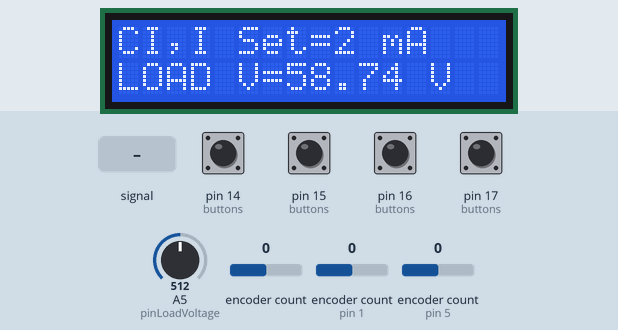
Simulated run of this sketch. Board: Arduino Uno, built with avr-gcc and run on an emulated ATmega328P. Parts: 16×2 character LCD. The inputs (shaded band) are chosen by the test bench; at power-on: pin 14 (buttons), pin 15 (buttons), pin 16 (buttons), pin 17 (buttons) HIGH, encoder count (sensors on pin 1, pin 5) 0, A5 (pinLoadVoltage) = 512, encoder count 0.

Above: at 1.3 s.
1.4 s: pin 16 (buttons) pulled LOW for 0.15 s
At 2.4 s:
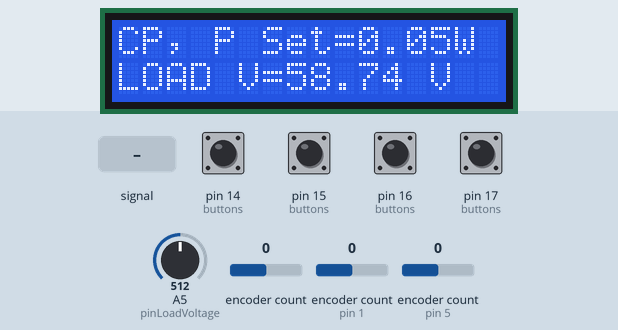
3.4 s: encoder count (sensor on pin 1) set to 1
At 5.1 s:
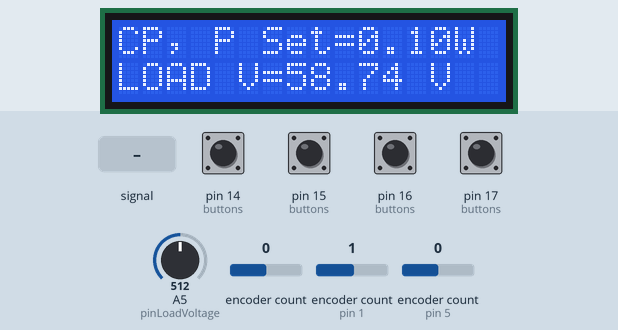
5.4 s: A5 (pinLoadVoltage) set to 716
At 7.2 s:
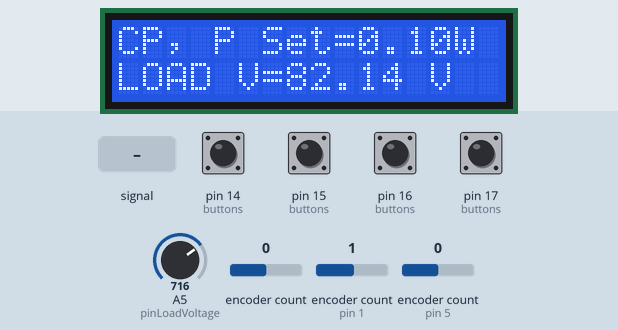
8.0 s: A5 (pinLoadVoltage) fed a 200 Hz sine of ±81 counts around its level
At 10.1 s:
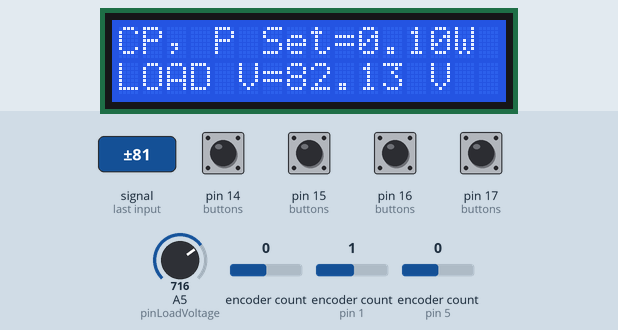
11.0 s: encoder count (sensor on pin 1) set to 2
At 11.5 s:
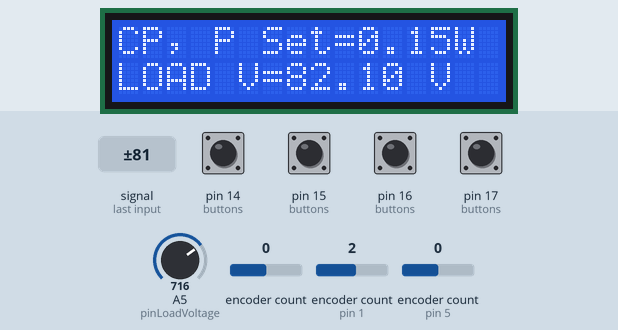
14.0 s: pin 17 (buttons) pulled LOW for 1 s
At 14.8 s:
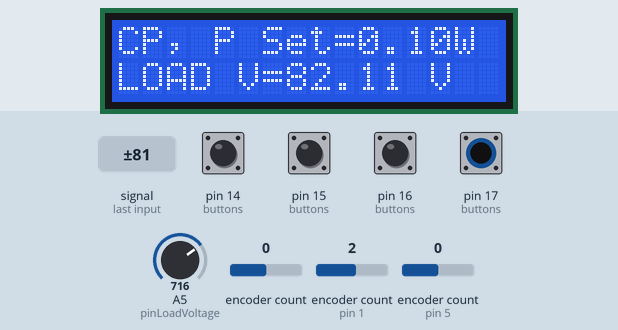
Timing chart, 0 to 17.0 s (numbered marks = the images above; inputs shaded):
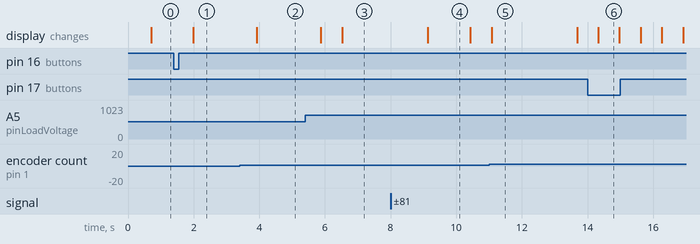

The sketch:

ElectronicLoad.ino
```cpp
/**
 * Electronic Load
 * http://www.kerrywong.com
 * 10/2013
 * http://www.kerrywong.com/2013/10/24/building-a-constant-currentconstant-power-electronic-load/
 */
#include <SPI.h>
#include <LiquidCrystal.h>
#include <Encoder.h>
#include <SPI.h>

//LCD pins
const int pinRS = 2;
const int pinEn = 3;
const int pinD4 = 4;
const int pinD5 = 7;
const int pinD6 = 8;
const int pinD7 = 9;

//analog pin 5
const int pinLoadVoltage = 5;

//MCP4921 SPI
const int PIN_CS = 10;

const int BTN_RESET = 14;
const int BTN_RANGE_X2 = 15;
const int BTN_MODE = 16;
const int BTN_ENC = 17;

const int IDX_BTN_RESET = 0;
const int IDX_BTN_RANGE_X2 = 1;
const int IDX_BTN_MODE = 2;
const int IDX_BTN_ENC = 3;
const int LOOP_MAX_COUNT = 2000;

int DACGain = 1; //default gain 1xVref.

int loadMode = 0; // 0: Constant Current, 1: Constant Power
const float EXT_REF_VOLTAGE = 0.333;

LiquidCrystal lcd(pinRS, pinEn, pinD4, pinD5, pinD6, pinD7);
Encoder currentAdjEnc(5, 6);

int buttons[]={BTN_RESET, BTN_RANGE_X2, BTN_MODE, BTN_ENC};
int buttonReadings[3];
int lastButtonStates[]={HIGH, HIGH, HIGH, HIGH};
int currentButtonStates[]={HIGH, HIGH, HIGH, HIGH};
long lastDebounceTime[3];

long oldEncPosition = -999;
long curEncPosition = 0;
int DACSetStep = 1;
int encoderValue = 0;
int loopCounter = 0;
int DACSetValue = 0;

long ADSum = 0;

float vLoad = 0.0;
float setPower = 0.0;
float setCurrent = 0.0;

void setup()
{
    for (int i = 0 ; i < 4 ; i++) {
        pinMode(buttons[i], INPUT);
        digitalWrite(buttons[i], HIGH);
    }

    pinMode(PIN_CS, OUTPUT);
    SPI.begin();
    SPI.setClockDivider(SPI_CLOCK_DIV2);

    lcd.begin(16, 2);
}

void getCurrentEncPosition()
{
    curEncPosition = currentAdjEnc.read() / 4;

    if (curEncPosition != oldEncPosition) {
        if (curEncPosition > oldEncPosition) {
            encoderValue += DACSetStep;

            if (encoderValue > 4095) encoderValue = 4095;
        } else {
            encoderValue -= DACSetStep;

            if (encoderValue < 0) encoderValue = 0;
        }

        oldEncPosition = curEncPosition;

        if (loadMode == 0) //Constant Current mode
        {
            setDACOutput(encoderValue);
        } else { //Constant Power mode
            setDACOutput(DACSetValue);
        }
    }
}

//Buffered DAC output
void setDACOutput(unsigned int val)
{
    byte lByte = val & 0xff;
    //                      SHDN     GA            BUF
    byte hByte = val >> 8 | 0x10 | DACGain << 5 | 1 << 6;

    PORTB &= 0xfb;
    SPI.transfer(hByte);
    SPI.transfer(lByte);
    PORTB |= 0x4;
}

void displayStatus()
{
    lcd.clear();

    //average load voltage
    vLoad = ADSum * 1.0 / (float) LOOP_MAX_COUNT / 1024.0 * 5.0  * (0.974 + 21.91) / 0.974;

    if (loadMode == 0) //Constant Current
    {
        float vSense = 1.0 * encoderValue / 4096.0 * EXT_REF_VOLTAGE;
        float i = 3 * 10 * vSense; // 3 sets of MOSFET in parallel, 0.1 ohm
        if  (DACGain == 0) i *=2; // x2

        lcd.print("CI,I Set=");

        if (i < 1.0) {
            lcd.print(i * 1000,0);
            lcd.print(" mA");
        } else {
            lcd.print(i ,2);
            lcd.print(" A");
        }
    } else { //Constant Power
        setPower = (float) encoderValue / 20.0; //approximately 0-200W

        lcd.print("CP, P Set=");
        if (vLoad > 0.5) {//minimum 0.5V
            setCurrent = setPower / (float) vLoad;

            //desired sense voltage. Since we have 3
            //sets of MOSFETS, the results are devided
            //by 3 and multipled by the value of the sense
            //resistor
            float vSense = setCurrent / 3.0 * 0.1;

            DACSetValue = (int) (vSense/EXT_REF_VOLTAGE * 4096.0 + 0.5);

            if (setCurrent < 10.0) {
                DACGain = 1;
            } else {
                DACGain = 0;
                DACSetValue = (int) ((float) DACSetValue / 2.0 + 0.5);
            }

            if (setPower >= 100.0) {
                lcd.print(setPower, 1);
            }
            else {
               lcd.print(setPower, 2);
            }
        } else {
            setPower = 0;
            lcd.print(setPower, 2);
        }

        setDACOutput(DACSetValue);
        lcd.print("W");
    }

    lcd.setCursor(0, 1);
    lcd.print("LOAD V=");
    lcd.print(vLoad, 2);
    lcd.print(" V");
}

void loop()
{
    int idx = 0;

    for (int i = 0 ; i < 4; i++) {
        buttonReadings[i] = digitalRead(buttons[i]);

        if (buttonReadings[i] != lastButtonStates[i]) lastDebounceTime[i] = millis();

        if (millis() - lastDebounceTime[i] > 50) { //debouncing the buttons
            if (currentButtonStates[i] != buttonReadings[i]) {
                currentButtonStates[i] = buttonReadings[i];

                //actions
                if (currentButtonStates[i] == LOW) {
                    switch (i) {
                        case IDX_BTN_RESET:
                        //reset output current to 0
                           encoderValue = 0;
                           DACSetValue = 0;
                           break;
                        case IDX_BTN_RANGE_X2:
                        //switch between 100W/200W maximum power mode
                            DACGain = DACGain == 1? 0 : 1;

                            if (loadMode == 0) {
                                setDACOutput(encoderValue);
                            }
                            break;
                        case IDX_BTN_MODE:
                        //switch between constant current and constant power
                            loadMode = loadMode == 1? 0 : 1;
                            break;
                        case IDX_BTN_ENC:
                        //cycle through different encoder steps: 1/10/100
                            DACSetStep *= 10;

                            if (DACSetStep > 100) DACSetStep = 1;
                            break;
                    }
                }
            }
        }

        lastButtonStates[i] = buttonReadings[i];
    }

    getCurrentEncPosition();
    loopCounter++;

    // used to smooth out the analogRead results
    ADSum += analogRead(pinLoadVoltage);

    if (loopCounter == LOOP_MAX_COUNT) {
        displayStatus();
        loopCounter = 0;
        ADSum = 0;
    }
}
```

Measured:
- after the input at 1.4 s, the display: changes after 0.59 s (image 1)
- after the input at 3.4 s, the display: changes after 0.52 s (image 2)
- after the input at 5.4 s, the display: first changes after 0.47 s (image 3 shows a later state)
- after the input at 8.0 s, the display: changes after 1.1 s (image 4)
- what the display in image 4 shows lasts 1.3 s, from 9.1 s to 10.4 s
- what the display in image 5 shows lasts 2.6 s, from 11.1 s to 13.7 s
- what the display in image 6 shows lasts 0.7 s, from 14.3 s to 15.0 s
